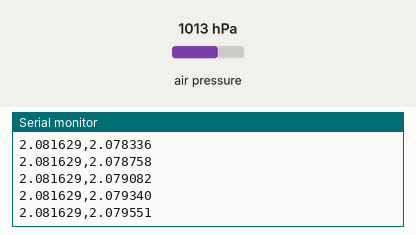
Simulated run of this program. Board: Teensy 4. Parts: the last lines printed to the serial monitor. Inputs (shaded band) come from the test bench; at power-on: air pressure 1013 hPa.

Above: at 1.2 s.
1.3 s: air pressure set to 952 hPa
At 1.32 s:
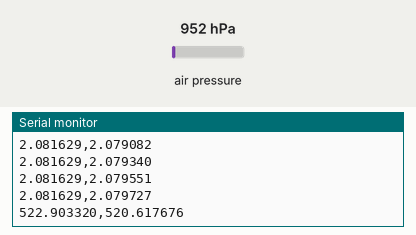
2.8 s: air pressure set to 975 hPa
At 2.84 s:
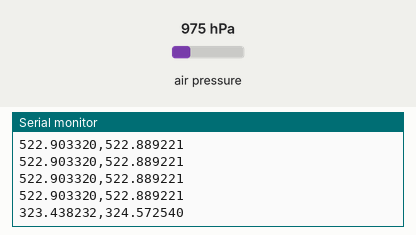
Timing chart, 0 to 5.8 s (numbered marks = the images above; inputs shaded):
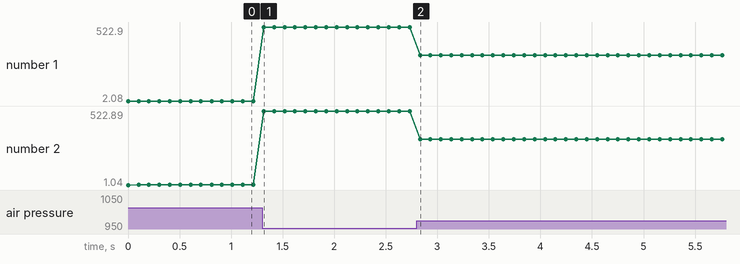

The program:

main.cpp
```cpp
#include <Arduino.h>

#include <SimpleKalmanFilter.h>

/*
 This sample code demonstrates how the SimpleKalmanFilter object can be used with a
 pressure sensor to smooth a set of altitude measurements.
 This example needs a BMP180 barometric sensor as a data source.
 https://www.sparkfun.com/products/11824

 SimpleKalmanFilter(e_mea, e_est, q);
 e_mea: Measurement Uncertainty
 e_est: Estimation Uncertainty
 q: Process Noise
 */
SimpleKalmanFilter pressureKalmanFilter(1, 1, 0.01);

#include <Wire.h>

#include "SparkFunBME280.h"
BME280 pressure; //Uses I2C address 0x76 (jumper closed)

// Serial output refresh time
const long SERIAL_REFRESH_TIME = 100;
long refresh_time;

void setup() {

  Serial.begin(115200);

  Wire.begin();
  Wire.setClock(400000); //Increase to fast I2C speed!

  //The I2C address must be set before .begin() otherwise the cal values will fail to load.

  pressure.setI2CAddress(0x76); //Connect to a second sensor
  if (pressure.beginI2C() == false) Serial.println("Sensor B connect failed");

  pressure.setReferencePressure(100200); //Adjust the sea level pressure used for altitude calculations

}

void loop() {

  float p = pressure.readFloatPressure();
  float altitude_m = pressure.readFloatAltitudeMeters();
  float estimated_altitude = pressureKalmanFilter.updateEstimate(altitude_m);

  if (millis() > refresh_time) {
    Serial.print(altitude_m,6);
    Serial.print(",");
    Serial.print(estimated_altitude,6);
    Serial.println();
    refresh_time=millis()+SERIAL_REFRESH_TIME;
  }

}
```

Measured:
- after the input at 1.3 s, the serial monitor: prints a new line at once (image 1)
- after the input at 2.8 s, the serial monitor: prints a new line at once (image 2)
- plotted number 1: 2.08 → 522.9 after the input at 1.3 s, 522.9 → 323.44 after the input at 2.8 s
- plotted number 2: 2.08 → 522.89 after the input at 1.3 s, 522.89 → 323.45 after the input at 2.8 s
